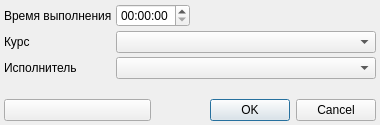
<?xml version="1.0" encoding="UTF-8"?>
<ui version="4.0">
 <class>ExecTimeNextActionDialog</class>
 <widget class="QDialog" name="ExecTimeNextActionDialog">
  <property name="geometry">
   <rect>
    <x>0</x>
    <y>0</y>
    <width>380</width>
    <height>125</height>
   </rect>
  </property>
  <property name="windowTitle">
   <string>Время выполнения</string>
  </property>
  <layout class="QGridLayout" name="gridLayout">
   <property name="margin">
    <number>4</number>
   </property>
   <property name="spacing">
    <number>4</number>
   </property>
   <item row="2" column="0">
    <widget class="QLabel" name="label">
     <property name="text">
      <string>Исполнитель</string>
     </property>
    </widget>
   </item>
   <item row="4" column="0" colspan="2">
    <widget class="QPushButton" name="btnExecTimeOld">
     <property name="text">
      <string/>
     </property>
    </widget>
   </item>
   <item row="0" column="0">
    <widget class="QLabel" name="lblExecTimeNew">
     <property name="text">
      <string>Время выполнения</string>
     </property>
    </widget>
   </item>
   <item row="4" column="2" colspan="2">
    <widget class="QDialogButtonBox" name="buttonBox">
     <property name="orientation">
      <enum>Qt::Horizontal</enum>
     </property>
     <property name="standardButtons">
      <set>QDialogButtonBox::Cancel|QDialogButtonBox::Ok</set>
     </property>
    </widget>
   </item>
   <item row="3" column="2">
    <spacer name="verticalSpacer">
     <property name="orientation">
      <enum>Qt::Vertical</enum>
     </property>
     <property name="sizeHint" stdset="0">
      <size>
       <width>20</width>
       <height>1</height>
      </size>
     </property>
    </spacer>
   </item>
   <item row="0" column="1" colspan="2">
    <widget class="QTimeEdit" name="edtExecTimeNew"/>
   </item>
   <item row="0" column="3">
    <spacer name="horizontalSpacer">
     <property name="orientation">
      <enum>Qt::Horizontal</enum>
     </property>
     <property name="sizeHint" stdset="0">
      <size>
       <width>129</width>
       <height>20</height>
      </size>
     </property>
    </spacer>
   </item>
   <item row="2" column="1" colspan="3">
    <widget class="CPersonComboBoxEx" name="cmbPerson"/>
   </item>
   <item row="1" column="0">
    <widget class="QLabel" name="lblCourse">
     <property name="text">
      <string>Курс</string>
     </property>
    </widget>
   </item>
   <item row="1" column="1" colspan="3">
    <widget class="CCourseStatusComboBox" name="cmbCourse"/>
   </item>
  </layout>
 </widget>
 <customwidgets>
  <customwidget>
   <class>CPersonComboBoxEx</class>
   <extends>QComboBox</extends>
   <header>Orgs/PersonComboBoxEx.h</header>
  </customwidget>
  <customwidget>
   <class>CCourseStatusComboBox</class>
   <extends>QComboBox</extends>
   <header>Resources/CourseStatus.h</header>
  </customwidget>
 </customwidgets>
 <tabstops>
  <tabstop>edtExecTimeNew</tabstop>
  <tabstop>cmbCourse</tabstop>
  <tabstop>btnExecTimeOld</tabstop>
  <tabstop>buttonBox</tabstop>
  <tabstop>cmbPerson</tabstop>
 </tabstops>
 <resources/>
 <connections>
  <connection>
   <sender>buttonBox</sender>
   <signal>accepted()</signal>
   <receiver>ExecTimeNextActionDialog</receiver>
   <slot>accept()</slot>
   <hints>
    <hint type="sourcelabel">
     <x>248</x>
     <y>254</y>
    </hint>
    <hint type="destinationlabel">
     <x>157</x>
     <y>274</y>
    </hint>
   </hints>
  </connection>
  <connection>
   <sender>buttonBox</sender>
   <signal>rejected()</signal>
   <receiver>ExecTimeNextActionDialog</receiver>
   <slot>reject()</slot>
   <hints>
    <hint type="sourcelabel">
     <x>316</x>
     <y>260</y>
    </hint>
    <hint type="destinationlabel">
     <x>286</x>
     <y>274</y>
    </hint>
   </hints>
  </connection>
 </connections>
</ui>
